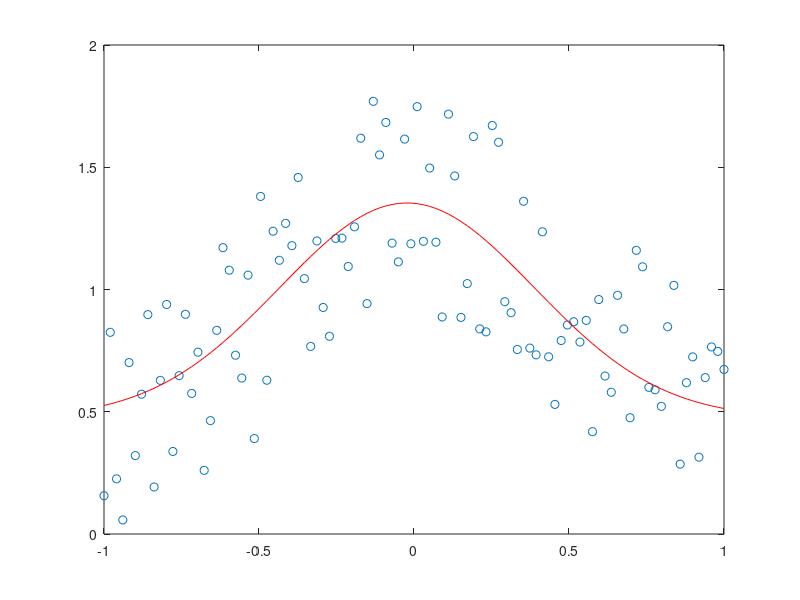

The MATLAB source for this figure:
function par = gaussfit


% Dati
x = linspace(-1,1,100); % asse x
y = exp(- 0.5*(x - 0).^2 / (0.2*2)^2 ) / sqrt(2*pi*0.2) + rand(size(x)); % valori distribuiti circa su una sigmoide qualunque
plot(x,y,'o');
hold on;

% Funzione da minimizzare
d = @(v) sum(( v(3)+exp(- 0.5*(x - v(1)).^2 / (v(2)*2)^2 ) / sqrt(2*pi*v(2)) - y).^2); % differenza quadratica tra una curva sigmoide e i valori di y

% valori iniziali dei paramtri
v0 = [0.1 0.1 0.1];

% Stima dei parametri della sigmoide tramite minimizzazione fminsearch
par = fminsearch(d, v0);
plot(x,par(3)+exp(- 0.5* (x - par(1)).^2 / (par(2)*2)^2 ) / sqrt(2*pi*par(2)),'r');